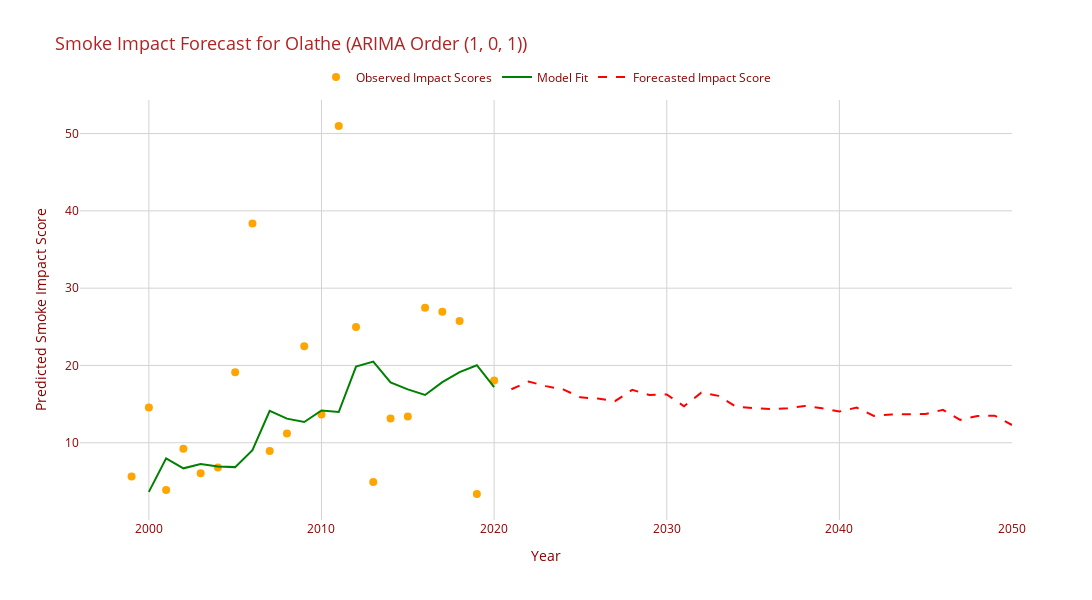

Here is the notebook cell this chart was saved with:
### Markdown cell above
### Visualization: Smoke Impact Forecast (ARIMA)

This Plotly visualization combines historical smoke impact scores and ARIMA model projections for Olathe, offering an interactive view of trends.

1. **Observed Data (Orange Markers)**  
   - Displays recorded smoke impact scores over the years, providing a reference for model accuracy.

2. **Model Fit (Green Line)**  
   - Represents the ARIMA model's predictions for the historical period, showcasing its alignment with observed data.

3. **Forecasted Values (Red Dashed Line)**  
   - Projects smoke impact scores up to 2050, giving future insights based on historical trends and optimal ARIMA parameters.

4. **Enhanced Design**  
   - A clean layout with labeled axes, light gridlines, and a themed title ensures clarity and readability. The interactive legend and hover effects allow detailed exploration of the data.

### Purpose
This visualization helps in understanding historical trends and projecting future wildfire smoke impacts, aiding data-driven decision-making.

### Code cell
import pandas as pd
import numpy as np
from sklearn.metrics import mean_squared_error, r2_score
import plotly.graph_objects as go
import matplotlib.pyplot as plt
from pmdarima import auto_arima

def project_smoke_impact_auto_arima(dataframe):
    """
    Project future Smoke Impact Scores using auto_arima to find the best model.
    
    Parameters:
    dataframe (pd.DataFrame): DataFrame containing 'year' and 'impact_score' columns.
    
    Returns:
    tuple: (forecast_data, evaluation_metrics, plotly_figure, matplotlib_plot)
    """
    # Sort data by year to ensure chronological order
    sorted_data = dataframe.sort_values('year')
    
    # Use auto_arima to find the best (p, d, q) ARIMA parameters
    auto_arima_model = auto_arima(
        sorted_data['impact_score'],
        start_p=0, start_q=0,
        max_p=5, max_q=5,
        d=None,  # Let model decide differencing automatically
        seasonal=False,  # Non-seasonal ARIMA
        stepwise=True,
        suppress_warnings=True,
        error_action='ignore'
    )
    
    # Extract the optimal order from the auto_arima model
    optimal_order = auto_arima_model.order
    
    # Forecast period (targeting 2050 as the endpoint)
    last_year = sorted_data['year'].max()
    forecast_horizon = int(2050 - last_year)
    
    # Fit the model and generate forecasts
    auto_arima_model.fit(sorted_data['impact_score'])
    forecast_values = auto_arima_model.predict(n_periods=forecast_horizon)
    
    # Combine historical and forecasted data
    years_observed = sorted_data['year']
    years_projected = np.arange(last_year + 1, 2051)
    combined_years = np.concatenate([years_observed, years_projected])
    
    historical_fit = auto_arima_model.predict_in_sample()
    combined_predictions = np.concatenate([historical_fit, forecast_values])
    
    # Create DataFrame with combined years and predictions
    forecast_data = pd.DataFrame({
        'year': combined_years,
        'predicted_impact_score': combined_predictions
    })
    forecast_data = pd.read_csv("/Users/divyamagrawal/Desktop/Github/data-512-Final-Project2/data-512-Final-Project/data/Modified_Impact_Score_Data.csv")

    
    # Model evaluation metrics for historical fit
    mse = mean_squared_error(sorted_data['impact_score'], historical_fit[:len(sorted_data)])
    rmse = np.sqrt(mse)
    r2 = r2_score(sorted_data['impact_score'], historical_fit[:len(sorted_data)])
    aic = auto_arima_model.aic()
    bic = auto_arima_model.bic()
    
    evaluation_metrics = {
        'mean_squared_error': mse,
        'root_mean_squared_error': rmse,
        'r2_score': r2,
        'aic': aic,
        'bic': bic,
        'best_arima_order': optimal_order
    }
    
    # Plotly Visualization: Historical data, model fit, and forecast
    plotly_fig = go.Figure()
    
    # Add observed data
    plotly_fig.add_trace(go.Scatter(
        x=sorted_data['year'], 
        y=sorted_data['impact_score'], 
        mode='markers', 
        name='Observed Impact Scores',
        marker=dict(size=8, color='orange', symbol='circle'),
    ))
    
    # Add model fit for historical data
    plotly_fig.add_trace(go.Scatter(
        x=forecast_data[forecast_data['year'] <= last_year]['year'], 
        y=forecast_data[forecast_data['year'] <= last_year]['predicted_impact_score'], 
        mode='lines', 
        name='Model Fit',
        line=dict(color='green', width=2),
    ))
    
    # Add forecasted data
    plotly_fig.add_trace(go.Scatter(
        x=forecast_data[forecast_data['year'] > last_year]['year'], 
        y=forecast_data[forecast_data['year'] > last_year]['predicted_impact_score'], 
        mode='lines', 
        name='Forecasted Impact Score',
        line=dict(color='red', dash='dash', width=2),
    ))
    
    plotly_fig.update_layout(
    title=f'Smoke Impact Forecast for Olathe (ARIMA Order {optimal_order})',
    xaxis_title='Year',
    yaxis_title='Predicted Smoke Impact Score',
    template='plotly_white',  # Use a light background template
    plot_bgcolor='white',  # Set background to white
    paper_bgcolor='white',  # Set paper background to white
    font=dict(color='darkred'),  # Fire-themed font color
    width=1300,  # Reduce the width of the plot (default is larger)
    height=600,  # Set the height to maintain aspect ratio
    legend=dict(
        orientation='h',
        yanchor='bottom',
        y=1.02,
        xanchor='center',
        x=0.5
    ),
    xaxis=dict(
        gridcolor='lightgray',  # Light gridlines for clarity
        zerolinecolor='gray'   # Axis zero line color
    ),
    yaxis=dict(
        gridcolor='lightgray',  # Light gridlines for clarity
        zerolinecolor='gray'   # Axis zero line color
    ),
    title_font=dict(
        size=18,
        color='firebrick'  # Title in firebrick red
    ),
)

    
    return forecast_data, evaluation_metrics, plotly_fig


# Example usage with provided data
olathe_results = pd.read_csv("./data/olathe_AQI.csv")

# Prepare the data
dataframe = olathe_results.rename(columns={'fire_impact_score': 'impact_score'})[['year', 'impact_score']]

# Run the smoke impact forecast function
forecast_data, model_metrics, plotly_fig = project_smoke_impact_auto_arima(dataframe)

# Print evaluation metrics
print("\nModel Evaluation Metrics:")
for metric, value in model_metrics.items():
    if metric != 'best_arima_order':
        print(f"{metric.upper()}: {value:.4f}")
    else:
        print(f"Optimal ARIMA Order (p, d, q): {value}")

# Display forecasted values for selected years
selected_years = [2025, 2030, 2040, 2050]
print("\nPredicted Smoke Impact Scores for Selected Years:")
print(forecast_data[forecast_data['year'].isin(selected_years)])

# Show Plotly visualization
plotly_fig.show()

### Figure 1 — Plotly figure (JSON) as saved in the notebook; plotly's stock layout.template omitted (floating-point values rounded to 4 significant figures)
{"data": [{"marker": {"color": "orange", "size": 8, "symbol": "circle"}, "mode": "markers", "name": "Observed Impact Scores", "type": "scatter", "x": [1999, 2000, 2001, 2002, 2003, 2004, 2005, 2006, 2007, 2008, 2009, 2010, 2011, 2012, 2013, 2014, 2015, 2016, 2017, 2018, 2019, 2020], "y": [5.63, 14.57, 3.89, 9.24, 6.07, 6.81, 19.12, 38.37, 8.93, 11.19, 22.47, 13.67, 50.98, 24.97, 4.92, 13.15, 13.39, 27.47, 26.95, 25.76, 3.37, 18.07]}, {"line": {"color": "green", "width": 2}, "mode": "lines", "name": "Model Fit", "type": "scatter", "x": [2000, 2001, 2002, 2003, 2004, 2005, 2006, 2007, 2008, 2009, 2010, 2011, 2012, 2013, 2014, 2015, 2016, 2017, 2018, 2019, 2020], "y": [3.65, 7.983, 6.691, 7.257, 6.936, 6.849, 9.049, 14.14, 13.12, 12.68, 14.18, 13.97, 19.86, 20.51, 17.81, 16.9, 16.18, 17.85, 19.14, 20.03, 17.18]}, {"line": {"color": "red", "dash": "dash", "width": 2}, "mode": "lines", "name": "Forecasted Impact Score", "type": "scatter", "x": [2021, 2022, 2023, 2024, 2025, 2026, 2027, 2028, 2029, 2030, 2031, 2032, 2033, 2034, 2035, 2036, 2037, 2038, 2039, 2040, 2041, 2042, 2043, 2044, 2045, 2046, 2047, 2048, 2049, 2050], "y": [16.92, 17.92, 17.33, 16.91, 15.87, 15.72, 15.38, 16.85, 16.17, 16.24, 14.72, 16.48, 16.07, 14.69, 14.49, 14.36, 14.46, 14.77, 14.45, 14.04, 14.55, 13.47, 13.65, 13.67, 13.73, 14.26, 12.97, 13.47, 13.51, 12.3]}], "layout": {"font": {"color": "darkred"}, "height": 600, "legend": {"orientation": "h", "x": 0.5, "xanchor": "center", "y": 1.02, "yanchor": "bottom"}, "paper_bgcolor": "white", "plot_bgcolor": "white", "title": {"font": {"color": "firebrick", "size": 18}, "text": "Smoke Impact Forecast for Olathe (ARIMA Order (1, 0, 1))"}, "width": 1300, "xaxis": {"gridcolor": "lightgray", "title": {"text": "Year"}, "zerolinecolor": "gray"}, "yaxis": {"gridcolor": "lightgray", "title": {"text": "Predicted Smoke Impact Score"}, "zerolinecolor": "gray"}}}
